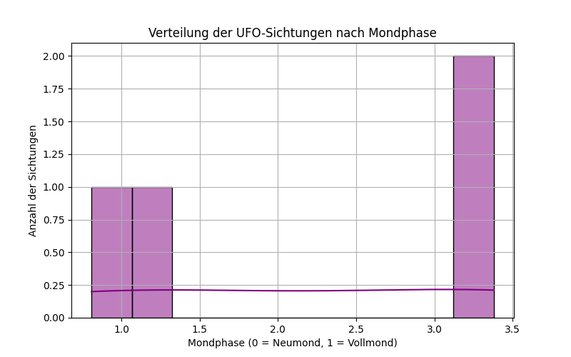
#> input picture data/data_visualisation/area51_analysis/UFO_Mondphase.png, 571 x 357 px, shrunk from 800 x 500 before the run; its folder holds 3 pictures in this run
$ python main.py
#> lines starting #> are read from the running program, lines starting #| are printed output that depends on the picture
### functions/png_zieher.py
import os
import numpy as np
from PIL import Image
import matplotlib.pyplot as plt  # für die Darstellung aller Bilder in einem Panel

def erstelle_zusammenfassung(quell_ordner, ziel_ordner, ausgabe_dateiname="zusammenfassung.png"):
    # Alle Bilder in eine Liste (Suche nach ".png")
#> called with quell_ordner = 'data/data_visualisation/area51_analysis', ziel_ordner = 'data/data_visualisation/summaries', ausgabe_dateiname = 'area51_analysis_summary.png'
    grafiken_liste = [f for f in os.listdir(quell_ordner) if f.endswith('.png')]

    # Anzahl der Bilder berechnen
    anzahl_bilder = len(grafiken_liste)

    if anzahl_bilder == 0:
        print("⚠ Keine Bilder gefunden!")
        return

    # Rastergröße berechnen (ca. Quadrat zur Orientierung)
    spalten = int(np.ceil(np.sqrt(anzahl_bilder)))  # Aufrunden zur nächsten ganzen Zahl
    zeilen = int(np.ceil(anzahl_bilder / spalten))  # Berechne Zeilen basierend auf Spalten

    # Panel erstellen
    fig, axes = plt.subplots(zeilen, spalten, figsize=(20, 20))
    fig.suptitle("Zusammenfassung", fontsize=16)

    # Sicherstellen, dass axes ein 2D-Array ist
    axes = np.atleast_2d(axes)

    # Bilder in den Subplots anzeigen
    for i, datei in enumerate(grafiken_liste):
        # Bild laden
        bild_pfad = os.path.join(quell_ordner, datei)
        bild = Image.open(bild_pfad)
#> bild is the input picture: PIL image 571x357 RGBA; mean R, G, B, A 241.1, 234.5, 241.1, 255

        # Subplot auswählen
        ax = axes[i // spalten, i % spalten]

        # Bild im Subplot anzeigen
        ax.imshow(bild)
        ax.axis('off')  # Achsen ausblenden

    # Leere Subplots ausblenden
    for i in range(anzahl_bilder, zeilen * spalten):
        axes[i // spalten, i % spalten].axis('off')
#> this loop made 1 pass
#> i on pass 1: 3

    # Layout anpassen und Grafik speichern
    plt.tight_layout()
    plt.savefig(os.path.join(ziel_ordner, ausgabe_dateiname))
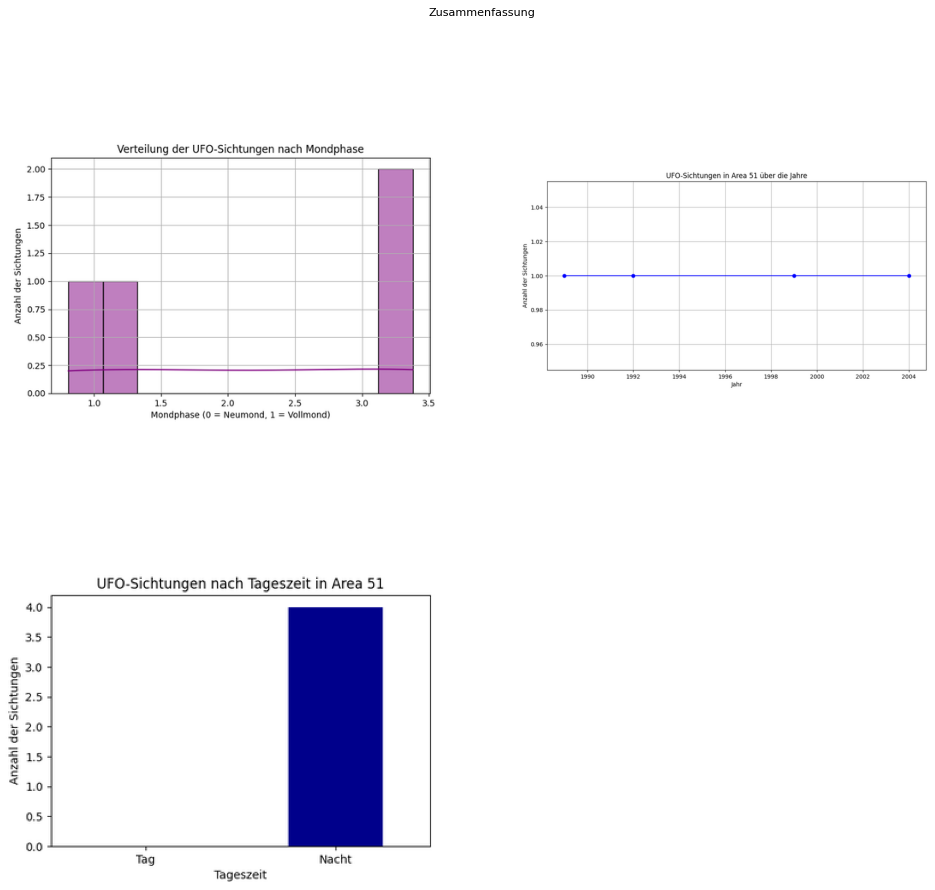
#> figure drawn by matplotlib, 3 panels
    plt.close()  # Schließe das Figure-Objekt, um Speicher freizugeben


"""
# Beispielaufruf der Funktion
quell_ordner = os.path.join(os.path.dirname(__file__), 'grafiken')
ziel_ordner = os.path.join(os.path.dirname(__file__), 'zusammenfassungen')
erstelle_zusammenfassung(quell_ordner, ziel_ordner)

"""


#### ORIGINALCODE #####
"""
# Pfad zum Ordner "grafiken" relativ zum aktuellen Skript
grafiken_ordner = os.path.join(os.path.dirname(__file__), 'grafiken')

# alle Bilder in eine Liste (Suche nach ".png")
grafiken_liste= [f for f in os.listdir(grafiken_ordner) if f.endswith('.png')]

# Anzahl der Bilder berechnen
anzahl_bilder = len(grafiken_liste)

# Rastergröße berechnen (ca. Quadrat zur Orientierung)
spalten = int(anzahl_bilder**0.5)  # Wurzel aus der Anzahl der Bilder
zeilen = (anzahl_bilder // spalten) + (1 if anzahl_bilder % spalten != 0 else 0) #ganzzahlige Division + Rest

# Panel erstellen
fig, axes = plt.subplots(zeilen, spalten, figsize=(20, 20
))
fig.suptitle("Zusammenfassung", fontsize=16)

# Bilder in den Subplots anzeigen
for i, datei in enumerate(grafiken_liste):
    # Bild laden
    bild_pfad = os.path.join(grafiken_ordner, datei)
    bild = Image.open(bild_pfad)

    # Subplot auswählen
    ax = axes[i // spalten][i % spalten] if zeilen > 1 else axes[i % spalten]

    # Bild im Subplot anzeigen
    ax.imshow(bild)
    ax.axis('off')  # Achsen ausblenden

# Leere Subplots ausblenden
for i in range(anzahl_bilder, zeilen * spalten):
    ax = axes[i // spalten][i % spalten] if zeilen > 1 else axes[i % spalten]
    ax.axis('off')

# Layout anpassen und Grafik anzeigen
plt.tight_layout()
#plt.show()
plt.savefig(os.path.join(grafiken_ordner, "zusammenfassung"))"""

### main.py
import os
import subprocess
import time

# Start des main Skripts
start_str  = "Datenanalyse: Go!"
max_length = len(start_str)
border     = "#" * (max_length + 4)

print(border)
print(f"# {start_str} #")
print(border)
#############################

start_time = time.time()                                                        # Timestamp für Zeitmessung
ROOT_DIR   = os.path.abspath(os.path.dirname(__file__))                         # Pfad des ROOT Verzeichnisses bestimmen

#############################
# Logs
#############################

from functions.logger import logger                                             # import den Logger aus logger.py
logger.info("main.py gestartet.")                                               # Logt Informationen in der zentralen Log-Datei

#############################
# Scripts
#############################

# Starte data_cleanup_script
try:                                                                                            # Try, Except für Fehler
    path_to_data_cleanup_script = os.path.join(ROOT_DIR, "scripts", "data_cleanup_script.py")   # Pfad zum Skript
    print("data_cleanup_script Skript startet.")
    logger.info("data_cleanup_script Skript startet.")
    subprocess.run(["python", path_to_data_cleanup_script, ROOT_DIR],   # Startet das Skript 'data_cleanup_script.py' und übergibt ROOT_DIR als arg.
                   check = True, capture_output = True, text = True     # check = true löst Exception aus, wenn das Skript fehlschlägt
                  )                                                     # stdout und stderr werden aufgefangen und zu Text dekodiert
    print("data_cleanup Skript abgeschlossen.")
    logger.info("data_cleanup Skript abgeschlossen.")
except subprocess.CalledProcessError as e:                                                      # falls Skript fehlschlägt
    logger.error(f"Fehler beim ausführen von 'data_cleanup_script': {e}", exc_info = True)      # Logt Fehler in der zentralen Log-Datei mit Traceback
    logger.error(f"Fehlerausgabe (stderr): {e.stderr}")                                         # Fängt die genaue Fehlermeldung aus dem Subprocess ab

# Starte datetime_analysis_script
try:
    path_to_datetime_analysis_script = os.path.join(ROOT_DIR, "scripts", "datetime_analysis_script.py")
    print("datetime_analysis_script Skript startet.")
    logger.info("datetime_analysis_script Skript startet.")
    subprocess.run(["python", path_to_datetime_analysis_script, ROOT_DIR],
                   check = True, capture_output = True, text = True
                  )
    print("datetime_analysis_script Skript abgeschlossen.")
    logger.info("datetime_analysis_script Skript abgeschlossen.")
except subprocess.CalledProcessError as e:
    logger.error(f"Fehler beim ausführen von 'datetime_analysis_script': {e}", exc_info = True)
    logger.error(f"Fehlerausgabe (stderr): {e.stderr}")

# Starte duration_analysis_script
try:
    path_to_duration_analysis_script = os.path.join(ROOT_DIR, "scripts", "duration_analysis_script.py")
    print("duration_analysis_script Skript startet.")
    logger.info("duration_analysis_script Skript startet.")
    subprocess.run(["python", path_to_duration_analysis_script, ROOT_DIR],
                   check = True, capture_output = True, text = True
                  )
    print("duration_analysis_script Skript abgeschlossen.")
    logger.info("duration_analysis_script Skript abgeschlossen.")
except subprocess.CalledProcessError as e:
    logger.error(f"Fehler beim ausführen von 'duration_analysis_script': {e}", exc_info = True)
    logger.error(f"Fehlerausgabe (stderr): {e.stderr}")

# Starte area51_analsis_script
try:
    path_to_area51_analysis_script = os.path.join(ROOT_DIR, "scripts", "area51_analysis_script.py")
    print("area51_analysis_script Skript startet.")
    logger.info("area51_analysis_script Skript startet.")
    subprocess.run(["python", path_to_area51_analysis_script, ROOT_DIR],
                   check = True, capture_output = True, text = True
                  )
    print("area51_analysis_script Skript abgeschlossen.")
    logger.info("area51_analysis_script Skript abgeschlossen.")
except subprocess.CalledProcessError as e:
    logger.error(f"Fehler beim ausführen von 'area51_analysis_script': {e}", exc_info = True)
    logger.error(f"Fehlerausgabe (stderr): {e.stderr}")

# Starte geo_analysis_script
try:
    path_to_geo_analysis_script = os.path.join(ROOT_DIR, "scripts", "geo_analysis_script.py")
    print("geo_analysis_script Skript startet.")
    logger.info("geo_analysis_script Skript startet.")
    subprocess.run(["python", path_to_geo_analysis_script, ROOT_DIR],
                   check = True, capture_output = True, text = True
                  )
    print("geo_analysis_script Skript abgeschlossen.")
    logger.info("geo_analysis_script Skript abgeschlossen.")
except subprocess.CalledProcessError as e:
    logger.error(f"Fehler beim ausführen von 'geo_analysis_script': {e}", exc_info = True)
    logger.error(f"Fehlerausgabe (stderr): {e.stderr}")

# Starte shape_analysis_script
try:
    path_to_shape_analysis_script = os.path.join(ROOT_DIR, "scripts", "shape_analysis_script.py")
    print("shape_analysis_script Skript startet.")
    logger.info("shape_analysis_script Skript startet.")
    subprocess.run(["python", path_to_shape_analysis_script, ROOT_DIR],
                   check = True, capture_output = True, text = True
                  )
    print("shape_analysis_script Skript abgeschlossen.")
    logger.info("shape_analysis_script Skript abgeschlossen.")
except subprocess.CalledProcessError as e:
    logger.error(f"Fehler beim ausführen von 'shape_analysis_script': {e}", exc_info = True)
    logger.error(f"Fehlerausgabe (stderr): {e.stderr}")

#############################
# Summary
#############################

from functions import png_zieher

path_to_data_visualisation = os.path.join(ROOT_DIR, "data", "data_visualisation")
target_folder = os.path.join(path_to_data_visualisation, "summaries")

for folder in os.listdir(path_to_data_visualisation):
    if folder != "summaries":
        source_folder = os.path.join(path_to_data_visualisation, folder)
        png_zieher.erstelle_zusammenfassung(source_folder, target_folder, f"{folder}_summary.png")

os.startfile(os.path.join(target_folder))

end_time = time.time()
elapsed_time = end_time - start_time
logger.info(f"Skriptlaufzeit: {elapsed_time:.2f} Sekunden")

# Ausgabe
lines = ["Datenanalyse: Done!",
         f"Skriptlaufzeit: {elapsed_time:.2f} Sekunden"
        ]
max_length = max(len(line) for line in lines)
border = "#" * (max_length + 4)

print(border)
for line in lines:
    print(f"# {line.ljust(max_length)} #")  # .ljust(max_length) gleichmäßger Abstand
print(border)

print()
print('Generierte Folium-Karten in "data/data_map/"')
print('Exportierte Visualisierungen in "data/data_visualisation/')
